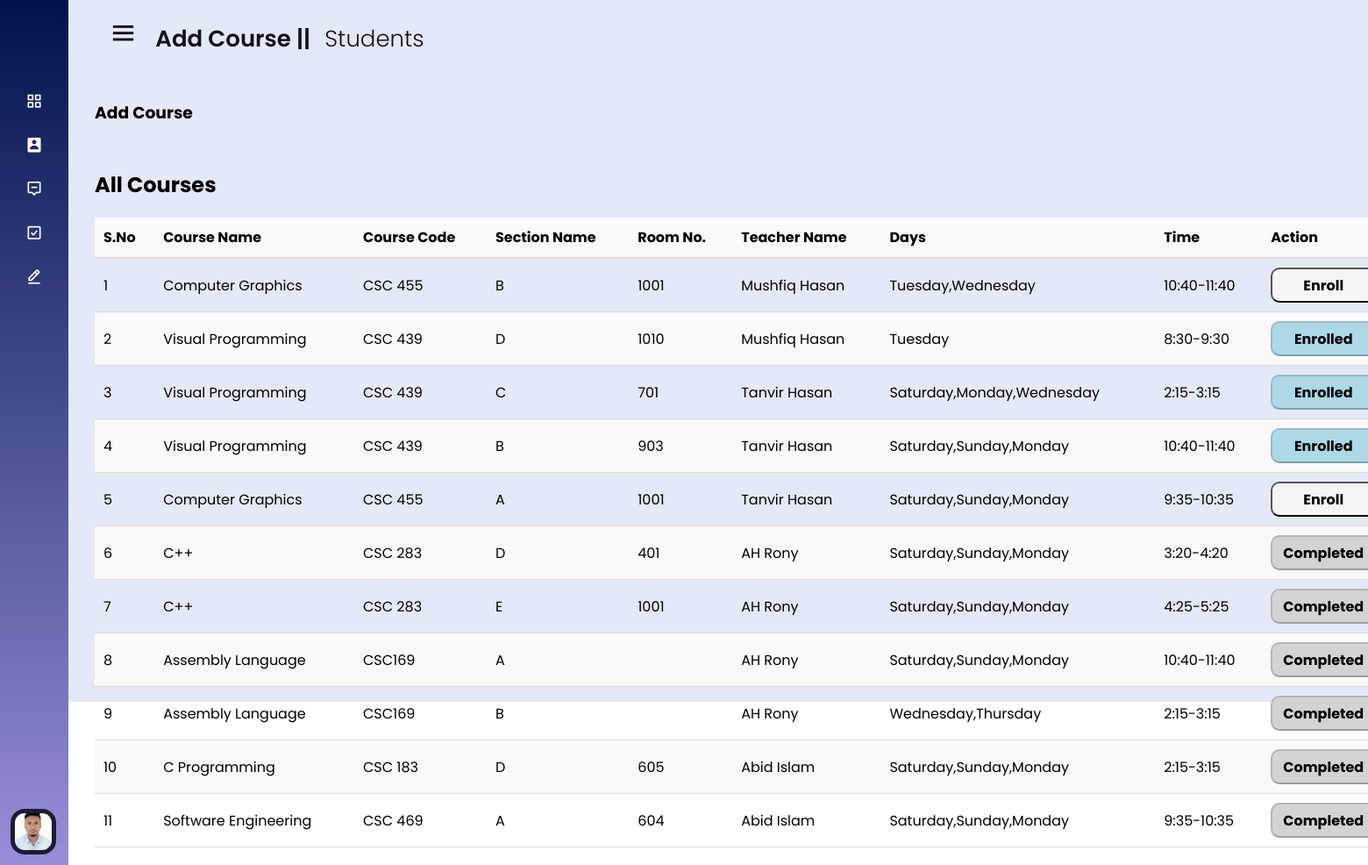
Page /students/pages/addCourse.php (signed in) on the committed database.
### tables this page shows
CREATE TABLE IF NOT EXISTS `student_db` (
  `s_ID` int NOT NULL AUTO_INCREMENT,
  `s_Name` varchar(100) DEFAULT NULL,
  `s_Email` varchar(150) NOT NULL,
  `s_UserName` varchar(20) DEFAULT NULL,
  `s_Password` varchar(150) DEFAULT NULL,
  `s_Gender` varchar(50) DEFAULT NULL,
  `s_DateOfBirth` date DEFAULT NULL,
  `s_ProfilePic` varchar(200) DEFAULT NULL,
  `s_FatherName` varchar(150) DEFAULT NULL,
  `s_MotherName` varchar(150) DEFAULT NULL,
  `s_ContactNo` varchar(11) DEFAULT NULL,
  `s_AltContactNo` varchar(11) DEFAULT NULL,
  `s_Address` varchar(250) DEFAULT NULL,
  `s_Photo` text,
  PRIMARY KEY (`s_ID`),
  UNIQUE KEY `s_Email` (`s_Email`)
);

CREATE TABLE IF NOT EXISTS `sections` (
  `id` int NOT NULL AUTO_INCREMENT,
  `teacher_id` int NOT NULL,
  `course_id` int NOT NULL,
  `room_id` int DEFAULT NULL,
  `days` text NOT NULL,
  `time` varchar(50) NOT NULL DEFAULT '',
  `section` varchar(50) NOT NULL DEFAULT '',
  `room` int DEFAULT NULL,
  PRIMARY KEY (`id`),
  UNIQUE KEY `id` (`id`),
  KEY `course_id` (`course_id`),
  KEY `teacher_id` (`teacher_id`),
  KEY `room_id` (`room_id`)
);

CREATE TABLE IF NOT EXISTS `course_db` (
  `c_ID` int NOT NULL AUTO_INCREMENT,
  `c_title` varchar(300) DEFAULT NULL,
  `c_code` varchar(20) DEFAULT NULL,
  `c_hours` int DEFAULT NULL,
  PRIMARY KEY (`c_ID`)
);

CREATE TABLE IF NOT EXISTS `teacher_db` (
  `t_ID` int NOT NULL AUTO_INCREMENT,
  `t_Name` varchar(150) DEFAULT NULL,
  `t_UserName` varchar(100) DEFAULT NULL,
  `t_Password` varchar(10) DEFAULT NULL,
  `t_Email` varchar(100) DEFAULT NULL,
  `t_Gender` varchar(10) DEFAULT NULL,
  `t_DateOfBirth` date DEFAULT NULL,
  `t_ProfilePic` varchar(200) DEFAULT NULL,
  `t_ContactNo` varchar(11) DEFAULT NULL,
  `t_AltContactNo` varchar(11) DEFAULT NULL,
  `t_Address` varchar(250) DEFAULT NULL,
  `t_department` varchar(50) DEFAULT NULL,
  `t_designation` varchar(50) DEFAULT NULL,
  PRIMARY KEY (`t_ID`),
  UNIQUE KEY `t_Email` (`t_Email`),
  UNIQUE KEY `t_UserName` (`t_UserName`)
);

### students/pages/addCourse.php (the view, shortened to what this page needs)
<?php
require_once('../includes/dbconnection.php');
$sections_sql = "
    SELECT
        sections.*,
        course_db.*,
        teacher_db.*
    FROM
        sections
    JOIN
        course_db
    ON
        sections.course_id = course_db.c_ID
    JOIN
        teacher_db
    ON
        sections.teacher_id = teacher_db.t_ID
";
$sections_result = mysqli_query($conn, $sections_sql);
$section_details = [];
if ($sections_result->num_rows > 0) {
  while ($row = mysqli_fetch_assoc($sections_result)) {
    $section_details[] = $row;
  }
}
?>
<!DOCTYPE html>
<html lang="en">
<head>
  <link rel="stylesheet" href="../css/style.css">
  <link rel="stylesheet" href="../pages/css/adminPagesStyle.css">
  <link href='https://unpkg.com/boxicons@2.0.7/css/boxicons.min.css' rel='stylesheet'>
</head>
<body>
  <?php include_once('../includes/sidebar.php'); ?>
  <section class="home-section">
    <div class="home-content">
      <div class="dashboard_header">
        <i class='bx bx-menu'></i>
        <span class="text">Add Course || <span style="font-weight: 300; margin-left: 10px;">Students</span></span>
      </div>
      <div class="main_workPanel">
        <div>
          <h3>Add Course</h3>
        </div>
        <div class="admin_monitor">
          <div class="manage_admin_part" style="position: relative;">
            <h2>All Courses</h2>
            <div class="table-group">
              <table style="margin-top: 20px; width: 1500px;">
                <thead>
                  <tr>
                    <th>S.No</th>
                    <th>Course Name</th>
                    <th>Course Code</th>
                    <th>Section Name</th>
                    <th>Room No.</th>
                    <th>Teacher Name</th>
                    <th>Days</th>
                    <th>Time</th>
                    <th>Action</th>
                  </tr>
                </thead>
                <tbody>
                  <?php
                  foreach ($section_details as $index => $section):
                    $check_enrollment_sql = "SELECT * FROM student_course WHERE course_id = {$section['course_id']} AND student_id = $student_login_user";
                    $enrollment_result = mysqli_query($conn, $check_enrollment_sql);
                    $is_enrolled = $enrollment_result->num_rows > 0;
                    $completed_sql = "SELECT * FROM student_course WHERE course_id = {$section['course_id']} AND student_id = $student_login_user AND status = 'completed'";
                    $completed_result = mysqli_query($conn, $completed_sql);
                    $is_completed = $completed_result->num_rows > 0;
                  ?>
                    <tr>
                      <td><?= $index + 1 ?> </td>
                      <td><?= $section['c_title'] ?></td>
                      <td><?= $section['c_code'] ?></td>
                      <td><?= $section['section'] ?></td>
                      <td><?= $section['room'] ?></td>
                      <td><?= $section['t_Name'] ?></td>
                      <td><?= $section['days'] ?></td>
                      <td><?= $section['time'] ?></td>
                      <td>
                        <form action="" method="POST">
                          <?php if ($is_completed): ?>
                            <button type="button" style="width: 120px; height: 40px; border-radius: 10px; background: lightgray; color: black; font-size: medium; font-weight: 700; cursor: not-allowed;" disabled>Completed</button>
                          <?php elseif ($is_enrolled): ?>
                            <button type="button" style="width: 120px; height: 40px; border-radius: 10px; background: lightblue; color: black; font-size: medium; font-weight: 700; cursor: not-allowed;" disabled>Enrolled</button>
                          <?php else: ?>
                            <button type="submit" style="width: 120px; height: 40px; border-radius: 10px; background: whitesmoke; color: rgb(0, 0, 0); font-size: medium; font-weight: 700; cursor: pointer;" name="enroll">Enroll</button>
                          <?php endif; ?>
                        </form>
                      </td>
                    </tr>
                  <?php endforeach; ?>
                </tbody>
              </table>
            </div>
          </div>
        </div>
      </div>
    </div>
  </section>
</body>
</html>

### students/includes/sidebar.php (shortened to what this page needs)
<?php
$student_login_user = $_SESSION['student_login_id'];
$studentName = mysqli_query($conn, "SELECT * FROM `student_db` WHERE `s_ID` = '$student_login_user'");
$student_login_user_data = mysqli_fetch_assoc($studentName);
?>
<div class="sidebar close">
  <div class="logo-details">
  </div>
  <ul class="nav-links">
    <li>
      <a href="http://localhost/sms/students/dashboard.php">
        <i class='bx bx-grid-alt'></i>
      </a>
    </li>
    <li>
      <div class="iocn-link">
        <a href="http://localhost/sms/students/pages/profile.php">
          <i class='bx bxs-user-rectangle'></i>
        </a>
      </div>
    </li>
    <li>
      <div class="iocn-link">
        <a href="http://localhost/sms/students/pages/viewCourse.php">
          <i class='bx bx-message-alt-minus'></i>
        </a>
      </div>
    </li>
    <li>
      <div class="iocn-link">
        <a href="http://localhost/sms/students/pages/payment.php">
          <i class='bx bx-check-square'></i>
        </a>
      </div>
    </li>
    <li>
      <div class="iocn-link">
        <a href="http://localhost/sms/students/pages/grades.php">
        <i class='bx bx-edit-alt'></i>
        </a>
      </div>
    </li>
    <li>
      <div class="profile-details">
        <div class="profile-content">
          <img src='<?= $student_login_user_data['s_Photo'] ?>' alt="profileImg">
        </div>
      </div>
    </li>
  </ul>
</div>

### students/css/style.css (style rules this page uses)
* { margin: 0; padding: 0; box-sizing: border-box; font-family: 'Poppins', sans-serif; }
.sidebar { position: fixed; top: 0; left: 0; height: 100%; width: 260px; background: linear-gradient(#00134c, #4637bb90); z-index: 100; transition: all 0.5s ease; }
.sidebar.close { width: 78px; }
.sidebar .logo-details { height: 60px; width: 100%; display: flex; align-items: center; }
.sidebar .nav-links { height: 100%; padding: 30px 0 150px 0; overflow: auto; }
.sidebar.close .nav-links { overflow: visible; }
.sidebar .nav-links li { position: relative; list-style: none; transition: all 0.4s ease; }
.sidebar .nav-links li .iocn-link { display: flex; align-items: center; justify-content: space-between; }
.sidebar.close .nav-links li .iocn-link { display: block }
.sidebar .nav-links li i { height: 50px; min-width: 78px; text-align: center; line-height: 50px; color: #fff; font-size: 20px; cursor: pointer; transition: all 0.3s ease; }
.sidebar .nav-links li a { display: flex; align-items: center; text-decoration: none; }
.sidebar .profile-details { position: fixed; bottom: 0; width: 260px; display: flex; align-items: center; justify-content: space-between; background: #1d1b31; padding: 12px 0; transition: all 0.5s ease; }
.sidebar.close .profile-details { background: none; }
.sidebar.close .profile-details { width: 78px; }
.sidebar .profile-details .profile-content { display: flex; align-items: center; }
.sidebar .profile-details img { height: 52px; width: 52px; object-fit: cover; border-radius: 16px; margin: 0 14px 0 12px; background: #1d1b31; transition: all 0.5s ease; }
.sidebar.close .profile-details img { padding: 5px; }
.home-section { position: relative; background: #E4E9F7; height: 100vh; left: 260px; width: calc(100% - 260px); transition: all 0.5s ease; }
.sidebar.close~.home-section { left: 78px; width: calc(100% - 78px); }
.home-section .home-content { height: auto; align-items: center; padding: 20px 30px; }
.home-section .home-content .bx-menu, .home-section .home-content .text { color: #11101d; font-size: 35px; }
.home-section .home-content .bx-menu { margin: 0 15px; cursor: pointer; }
.home-section .home-content .text { font-size: 26px; font-weight: 600; }

### students/pages/css/adminPagesStyle.css (style rules this page uses)
.main_workPanel { margin-top: 50px; }
.admin_monitor { margin-top: 50px; }
table { width: 100%; border-collapse: collapse; }
thead { background-color: #f9f9f9; }
thead th { text-align: left; padding: 10px; border-bottom: 2px solid #ddd; }
tbody td { padding: 10px; border-bottom: 1px solid #ddd; text-align: left; }
tbody tr:nth-child(even) { background-color: #f9f9f9; }

### rows in the picture
student_db: s_Photo (picture)
sections: course_db.c_title "Computer Graphics", course_db.c_code "CSC 455", section "B", room "1001", teacher_db.t_Name "Mushfiq Hasan", days "Tuesday,Wednesday", time "10:40-11:40", shows "Enroll"
sections: course_db.c_title "Visual Programming", course_db.c_code "CSC 439", section "D", room "1010", teacher_db.t_Name "Mushfiq Hasan", days "Tuesday", time "8:30-9:30", shows "Enrolled"
sections: course_db.c_title "Visual Programming", course_db.c_code "CSC 439", section "C", room "701", teacher_db.t_Name "Tanvir Hasan", days "Saturday,Monday,Wednesday", time "2:15-3:15", shows "Enrolled"
sections: course_db.c_title "Visual Programming", course_db.c_code "CSC 439", section "B", room "903", teacher_db.t_Name "Tanvir Hasan", days "Saturday,Sunday,Monday", time "10:40-11:40", shows "Enrolled"
sections: course_db.c_title "Computer Graphics", course_db.c_code "CSC 455", section "A", room "1001", teacher_db.t_Name "Tanvir Hasan", days "Saturday,Sunday,Monday", time "9:35-10:35", shows "Enroll"
sections: course_db.c_title "C++", course_db.c_code "CSC 283", section "D", room "401", teacher_db.t_Name "AH Rony", days "Saturday,Sunday,Monday", time "3:20-4:20", shows "Completed"
sections: course_db.c_title "C++", course_db.c_code "CSC 283", section "E", room "1001", teacher_db.t_Name "AH Rony", days "Saturday,Sunday,Monday", time "4:25-5:25", shows "Completed"
sections: course_db.c_title "Assembly Language", course_db.c_code "CSC169", section "A", teacher_db.t_Name "AH Rony", days "Saturday,Sunday,Monday", time "10:40-11:40", shows "Completed"
sections: course_db.c_title "Assembly Language", course_db.c_code "CSC169", section "B", teacher_db.t_Name "AH Rony", days "Wednesday,Thursday", time "2:15-3:15", shows "Completed"
sections: course_db.c_title "C Programming", course_db.c_code "CSC 183", section "D", room "605", teacher_db.t_Name "Abid Islam", days "Saturday,Sunday,Monday", time "2:15-3:15", shows "Completed"
sections: course_db.c_title "Software Engineering", course_db.c_code "CSC 469", section "A", room "604", teacher_db.t_Name "Abid Islam", days "Saturday,Sunday,Monday", time "9:35-10:35", shows "Completed"
